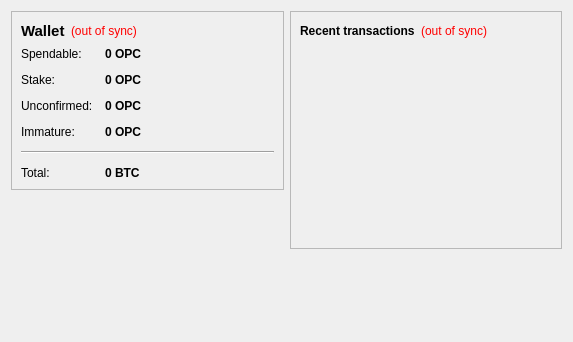
<?xml version="1.0" encoding="UTF-8"?>
<ui version="4.0">
 <class>OverviewPage</class>
 <widget class="QWidget" name="OverviewPage">
  <property name="geometry">
   <rect>
    <x>0</x>
    <y>0</y>
    <width>573</width>
    <height>342</height>
   </rect>
  </property>
  <property name="windowTitle">
   <string>Form</string>
  </property>
  <layout class="QHBoxLayout" name="horizontalLayout" stretch="1,1">
   <item>
    <layout class="QVBoxLayout" name="verticalLayout_2">
     <item>
      <widget class="QFrame" name="frame">
       <property name="frameShape">
        <enum>QFrame::StyledPanel</enum>
       </property>
       <property name="frameShadow">
        <enum>QFrame::Raised</enum>
       </property>
       <layout class="QVBoxLayout" name="verticalLayout_4">
        <item>
         <layout class="QHBoxLayout" name="horizontalLayout_4">
          <item>
           <widget class="QLabel" name="label_5">
            <property name="font">
             <font>
              <pointsize>11</pointsize>
              <weight>75</weight>
              <bold>true</bold>
             </font>
            </property>
            <property name="text">
             <string>Wallet</string>
            </property>
           </widget>
          </item>
          <item>
           <widget class="QLabel" name="labelWalletStatus">
            <property name="toolTip">
             <string>The displayed information may be out of date. Your wallet automatically synchronizes with the OpecCoin network after a connection is established, but this process has not completed yet.</string>
            </property>
            <property name="styleSheet">
             <string notr="true">QLabel { color: red; }</string>
            </property>
            <property name="text">
             <string notr="true">(out of sync)</string>
            </property>
            <property name="alignment">
             <set>Qt::AlignLeading|Qt::AlignLeft|Qt::AlignVCenter</set>
            </property>
           </widget>
          </item>
          <item>
           <spacer name="horizontalSpacer_2">
            <property name="orientation">
             <enum>Qt::Horizontal</enum>
            </property>
            <property name="sizeHint" stdset="0">
             <size>
              <width>40</width>
              <height>20</height>
             </size>
            </property>
           </spacer>
          </item>
         </layout>
        </item>
        <item>
         <layout class="QFormLayout" name="formLayout_2">
          <property name="fieldGrowthPolicy">
           <enum>QFormLayout::AllNonFixedFieldsGrow</enum>
          </property>
          <property name="horizontalSpacing">
           <number>12</number>
          </property>
          <property name="verticalSpacing">
           <number>12</number>
          </property>
          <item row="0" column="0">
           <widget class="QLabel" name="label">
            <property name="text">
             <string>Spendable:</string>
            </property>
           </widget>
          </item>
          <item row="0" column="1">
           <widget class="QLabel" name="labelBalance">
            <property name="font">
             <font>
              <weight>75</weight>
              <bold>true</bold>
             </font>
            </property>
            <property name="cursor">
             <cursorShape>IBeamCursor</cursorShape>
            </property>
            <property name="toolTip">
             <string>Your current spendable balance</string>
            </property>
            <property name="text">
             <string notr="true">0 OPC</string>
            </property>
            <property name="textInteractionFlags">
             <set>Qt::LinksAccessibleByMouse|Qt::TextSelectableByKeyboard|Qt::TextSelectableByMouse</set>
            </property>
           </widget>
          </item>
          <item row="1" column="0">
           <widget class="QLabel" name="label_6">
            <property name="text">
             <string>Stake:</string>
            </property>
           </widget>
          </item>
          <item row="1" column="1">
           <widget class="QLabel" name="labelStake">
            <property name="font">
             <font>
              <weight>75</weight>
              <bold>true</bold>
             </font>
            </property>
            <property name="cursor">
             <cursorShape>IBeamCursor</cursorShape>
            </property>
            <property name="toolTip">
             <string>Total of coins that was staked, and do not yet count toward the current balance</string>
            </property>
            <property name="text">
             <string notr="true">0 OPC</string>
            </property>
            <property name="textInteractionFlags">
             <set>Qt::LinksAccessibleByMouse|Qt::TextSelectableByKeyboard|Qt::TextSelectableByMouse</set>
            </property>
           </widget>
          </item>
          <item row="2" column="0">
           <widget class="QLabel" name="label_3">
            <property name="text">
             <string>Unconfirmed:</string>
            </property>
           </widget>
          </item>
          <item row="2" column="1">
           <widget class="QLabel" name="labelUnconfirmed">
            <property name="font">
             <font>
              <weight>75</weight>
              <bold>true</bold>
             </font>
            </property>
            <property name="cursor">
             <cursorShape>IBeamCursor</cursorShape>
            </property>
            <property name="toolTip">
             <string>Total of transactions that have yet to be confirmed, and do not yet count toward the current balance</string>
            </property>
            <property name="text">
             <string notr="true">0 OPC</string>
            </property>
            <property name="textInteractionFlags">
             <set>Qt::LinksAccessibleByMouse|Qt::TextSelectableByKeyboard|Qt::TextSelectableByMouse</set>
            </property>
           </widget>
          </item>
          <item row="3" column="0">
           <widget class="QLabel" name="labelImmatureText">
            <property name="text">
             <string>Immature:</string>
            </property>
           </widget>
          </item>
          <item row="3" column="1">
           <widget class="QLabel" name="labelImmature">
            <property name="font">
             <font>
              <weight>75</weight>
              <bold>true</bold>
             </font>
            </property>
            <property name="toolTip">
             <string>Mined balance that has not yet matured</string>
            </property>
            <property name="text">
             <string notr="true">0 OPC</string>
            </property>
            <property name="textInteractionFlags">
             <set>Qt::LinksAccessibleByMouse|Qt::TextSelectableByKeyboard|Qt::TextSelectableByMouse</set>
            </property>
           </widget>
          </item>
          <item row="4" column="0" colspan="2">
           <widget class="Line" name="line">
            <property name="orientation">
             <enum>Qt::Horizontal</enum>
            </property>
           </widget>
          </item>
          <item row="5" column="0">
           <widget class="QLabel" name="labelTotalText">
            <property name="text">
             <string>Total:</string>
            </property>
           </widget>
          </item>
          <item row="5" column="1">
           <widget class="QLabel" name="labelTotal">
            <property name="font">
             <font>
              <weight>75</weight>
              <bold>true</bold>
             </font>
            </property>
            <property name="cursor">
             <cursorShape>IBeamCursor</cursorShape>
            </property>
            <property name="toolTip">
             <string>Your current total balance</string>
            </property>
            <property name="text">
             <string notr="true">0 BTC</string>
            </property>
            <property name="textInteractionFlags">
             <set>Qt::LinksAccessibleByMouse|Qt::TextSelectableByKeyboard|Qt::TextSelectableByMouse</set>
            </property>
           </widget>
          </item>
         </layout>
        </item>
       </layout>
      </widget>
     </item>
     <item>
      <spacer name="verticalSpacer_3">
       <property name="orientation">
        <enum>Qt::Vertical</enum>
       </property>
       <property name="sizeHint" stdset="0">
        <size>
         <width>20</width>
         <height>40</height>
        </size>
       </property>
      </spacer>
     </item>
     <item>
      <widget class="QLabel" name="label_2">
       <property name="text">
        <string/>
       </property>
       <property name="pixmap">
        <pixmap resource="../bitcoin.qrc">:/images/backg</pixmap>
       </property>
       <property name="scaledContents">
        <bool>false</bool>
       </property>
       <property name="alignment">
        <set>Qt::AlignCenter</set>
       </property>
      </widget>
     </item>
     <item>
      <spacer name="verticalSpacer">
       <property name="orientation">
        <enum>Qt::Vertical</enum>
       </property>
       <property name="sizeHint" stdset="0">
        <size>
         <width>20</width>
         <height>40</height>
        </size>
       </property>
      </spacer>
     </item>
    </layout>
   </item>
   <item>
    <layout class="QVBoxLayout" name="verticalLayout_3">
     <item>
      <widget class="QFrame" name="frame_2">
       <property name="frameShape">
        <enum>QFrame::StyledPanel</enum>
       </property>
       <property name="frameShadow">
        <enum>QFrame::Raised</enum>
       </property>
       <layout class="QVBoxLayout" name="verticalLayout">
        <item>
         <layout class="QHBoxLayout" name="horizontalLayout_2">
          <item>
           <widget class="QLabel" name="label_4">
            <property name="text">
             <string>&lt;b&gt;Recent transactions&lt;/b&gt;</string>
            </property>
           </widget>
          </item>
          <item>
           <widget class="QLabel" name="labelTransactionsStatus">
            <property name="toolTip">
             <string>The displayed information may be out of date. Your wallet automatically synchronizes with the OpecCoin network after a connection is established, but this process has not completed yet.</string>
            </property>
            <property name="styleSheet">
             <string notr="true">QLabel { color: red; }</string>
            </property>
            <property name="text">
             <string notr="true">(out of sync)</string>
            </property>
            <property name="alignment">
             <set>Qt::AlignRight|Qt::AlignTrailing|Qt::AlignVCenter</set>
            </property>
           </widget>
          </item>
          <item>
           <spacer name="horizontalSpacer">
            <property name="orientation">
             <enum>Qt::Horizontal</enum>
            </property>
            <property name="sizeHint" stdset="0">
             <size>
              <width>40</width>
              <height>20</height>
             </size>
            </property>
           </spacer>
          </item>
         </layout>
        </item>
        <item>
         <widget class="QListView" name="listTransactions">
          <property name="styleSheet">
           <string notr="true">QListView { background: transparent; }</string>
          </property>
          <property name="frameShape">
           <enum>QFrame::NoFrame</enum>
          </property>
          <property name="verticalScrollBarPolicy">
           <enum>Qt::ScrollBarAlwaysOff</enum>
          </property>
          <property name="horizontalScrollBarPolicy">
           <enum>Qt::ScrollBarAlwaysOff</enum>
          </property>
          <property name="selectionMode">
           <enum>QAbstractItemView::NoSelection</enum>
          </property>
         </widget>
        </item>
       </layout>
      </widget>
     </item>
     <item>
      <spacer name="verticalSpacer_2">
       <property name="orientation">
        <enum>Qt::Vertical</enum>
       </property>
       <property name="sizeHint" stdset="0">
        <size>
         <width>20</width>
         <height>40</height>
        </size>
       </property>
      </spacer>
     </item>
    </layout>
   </item>
  </layout>
 </widget>
 <resources>
  <include location="../bitcoin.qrc"/>
 </resources>
 <connections/>
</ui>
